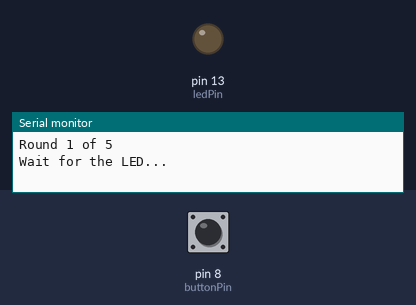
A sketch run on a simulated Arduino Uno, built with avr-gcc and run on an emulated ATmega328P. On the bench: output pins drawn as LEDs (lit = HIGH), the last lines printed to the serial monitor. Inputs (shaded band) come from the test bench; at power-on: pin 8 (buttonPin) HIGH. Random numbers use the default seed unless the sketch sets one.

Above: at 1.2 s.
1.3 s: pin 8 (buttonPin) pulled LOW for 0.15 s
2.9 s: pin 8 (buttonPin) pulled LOW for 3.2 s
7.6 s: pin 8 (buttonPin) pulled LOW for 1 s
At 15.9 s:
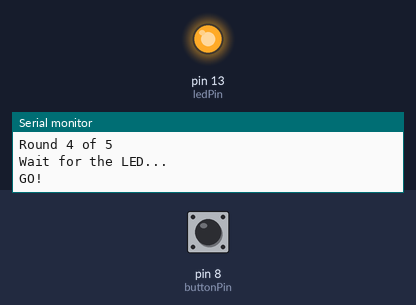
Timing chart, 0 to 16.1 s (numbered marks = the images above; inputs shaded):
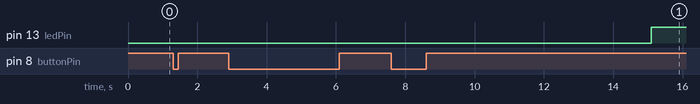

The sketch:

Basic_Reaction_Timer_V2.ino
```cpp
// Version 3: 5-round reaction time game
// Adds best time tracking and stops after 5 rounds

int ledPin = 13;
int buttonPin = 8;
int roundCount = 0;
double bestTime = 999.0;
void  setup()
{
Serial.begin(9600);
pinMode (ledPin, OUTPUT);
pinMode (buttonPin, INPUT_PULLUP);
randomSeed(analogRead(A0));  //Helps better randomize wait times
}


void  loop()
{
  if (roundCount >= 5){
    Serial.println("Game Over!");
    Serial.print("Best Time: "); //Ends Game after 5 rounds and prints best time
    Serial.print(bestTime, 3);
    Serial.print(" s");
    while(true){

    }
  }
Serial.print("Round ");
Serial.print(roundCount + 1); //Begins new round
Serial.println(" of 5");
digitalWrite(ledPin, LOW);
int waitTime = random(1000, 5000);
unsigned long waitStartTime = millis();
Serial.println("Wait for the LED...");
while (millis() - waitStartTime < waitTime) {
  if (digitalRead(buttonPin) == LOW) {
    Serial.println("False Start!");  //Detects False Start
    roundCount++;
    delay(3000);
    return;
  }
}
digitalWrite(ledPin, HIGH);
Serial.println("GO!");
unsigned long int startTime = millis();
while (digitalRead(buttonPin) == HIGH) {  //Runs while loop while button is not pressed

}
unsigned long int reactionTime = millis() - startTime;
double reactionSeconds = reactionTime / 1000.0;

digitalWrite(ledPin, LOW);
Serial.print("Reaction Time: ");
Serial.print(reactionSeconds, 3);
Serial.println(" s");
if (reactionSeconds < bestTime) {
  Serial.println("New best time!");  //Reassigns best time if the reaction time is less than the global variable best time
  bestTime = reactionSeconds;
}
delay(10000);
roundCount++;
}
```
